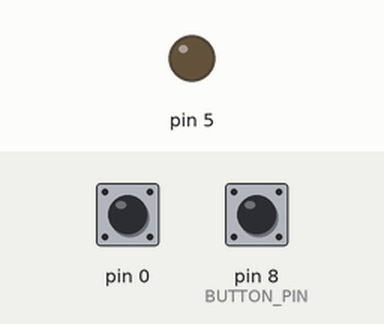
Recording of a sketch running on a simulated Arduino Uno, built with avr-gcc and run on an emulated ATmega328P. Parts: output pins drawn as LEDs (lit = HIGH). The inputs (shaded band) are chosen by the test bench; at power-on: pin 8 (BUTTON_PIN) HIGH, pin 0 HIGH.

Above: at 0.8 s.
0.9 s: pin 8 (BUTTON_PIN) pulled LOW for 0.15 s
At 1.0 s:
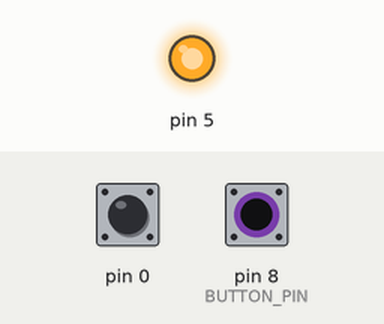
4.0 s: pin 0 pulled LOW for 3.2 s
Timing chart, 0 to 14.7 s (numbered marks = the images above; inputs shaded):
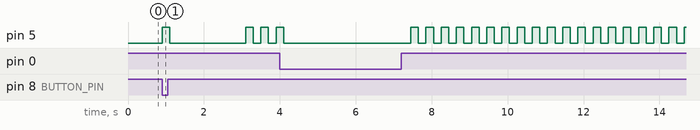

The sketch:

Lab_05_Code_1.ino
```cpp
#include <Arduino.h>           // core functions of Arduino
#include <avr/io.h>            // direct register access, as PINB, DDRB and so on

#define LED_PIN PB5            // LED connected to pin 13 = PB5
#define BUTTON_PIN PB0         // button connected to pin 8 = PB0

// extern "C" is needed to prevents name corruption, so assembly will find them
extern "C" void modeA();       // declare modeA() with C link
extern "C" void modeB();       // declare modeB() with C link
extern "C" void modeC();       // declare modeC() with C link

extern "C" void modeA_entry(); // declare wrapper for modeA()
extern "C" void modeB_entry(); // declare wrapper for modeB()
extern "C" void modeC_entry(); // declare wrapper for modeC()

volatile uint8_t action = 0;   // global state, 8-bit unsigned, volatile - not optimize it

// action functions - each action defines a different LED bahavior
void action0() {              // action 0 - normal blinking
  digitalWrite(LED_PIN, HIGH);// LED ON
  delay(200);                 // wait 200 ms
  digitalWrite(LED_PIN, LOW); // LED OFF
  delay(200);                 // wait 200 ms
}

void action1() {              // action 1 - reversed blinking
  digitalWrite(LED_PIN, LOW); // first LED OFF
  delay(200);                 // wait 200 ms
  digitalWrite(LED_PIN, HIGH);// second LED ON (reversed)
  delay(200);                 // wait 200 ms
}

void action2() {              // action 2 - blinking with longer OFF
  digitalWrite(LED_PIN, HIGH);// LED ON
  delay(200);                 // wait 200 ms
  digitalWrite(LED_PIN, LOW); // LED OFF longer
  delay(400);                 // wait 400 ms
}

void action3() {              // action 3 - reset sequence
  action = 0;                 // reset back to first action
}

// jump table for IJMP
void (*actionTable[4])() = {  // array with 4 pointes, each is a function
  action0,                    // entry 0 points to action0()
  action1,                    // entry 1 points to action1()
  action2,                    // entry 2 points to action2()
  action3                     // entry 3 points to action3()
};
// dispatch - executes function using its address (via Z register - r31:r30)
void dispatchAction() {        // jumps to the action using IJMP
  void (*handler)() = actionTable[action]; // select the function pointer from table

  asm volatile(                // start AVR assembly; volatile is used for not optimizing it
    "movw r30,%A0\n"           // r30 low byte, r31 high byte; move 16bit address into Z
    "ijmp\n"                   // jump to address in Z
    :                          // no output
    : "r"(handler)             // input operand - address in a register pair
  );
}

/*
  AVR is 8-bit → address is 16-bit → split into:
  r30 = low byte
  r31 = high byte
  r30+r31 → Z register → IJMP
*/
// waiting in assembly till button press
void waitForFirstPress() {
  asm volatile(                 // start AVR assembly; volatile is used for not optimizing it
    "boot_wait:\n"              // lable, the start of loop
    "sbic %[pin],0\n"           // skip next if bit is 0
    "rjmp boot_wait\n"          // not pressed, loop again
    :                           // no output
    : [pin] "I" (_SFR_IO_ADDR(PINB)) // input operand - direct access to PINB
  );
}

// mode selection, counts number of presses in 2 sec
int chooseMode() {
  int presses = 0;                // variable to store number of presses
  unsigned long start = millis(); // start time

  while (millis() - start < 2000) { // 2 sec window
    if (digitalRead(BUTTON_PIN) == LOW) { // check if button pressed

      presses++;                          // increase counter of presses

      while (digitalRead(BUTTON_PIN) == LOW); // wait till release
      delay(50);                              // small debounce delay
    }
  }

  if (presses < 1) presses = 1;           // if no press, then choose mode 1
  if (presses > 3) presses = 3;           // if more than 3 presses, then choose mode 3

  return presses;                         // return mode number
}

// modes
// modeA - normal
extern "C" void modeA() {        // mode A with C linkage
  while (1) {                    // infinite loop
    if (digitalRead(BUTTON_PIN) == LOW) {     // if button pressed

      action++;                               // move to next action
      if (action > 3) action = 0;             // go to 0 if action goes above 3

      while (digitalRead(BUTTON_PIN) == LOW); // wait until button released
      delay(50);                              // small debounce delay
    }

    dispatchAction();                         // execute action with indirect jump
  }
}
// modeB - double
extern "C" void modeB() {        // mode B with C linkage
  while (1) {                    // infinite loop
    if (digitalRead(BUTTON_PIN) == LOW) {     // if button pressed

      action++;                               // move to next action
      if (action > 3) action = 0;             // go to 0 if action goes above 3

      while (digitalRead(BUTTON_PIN) == LOW); // wait until button released
      delay(50);                              // small debounce delay
    }

    dispatchAction();                         // execute action with indirect jump (first time)
    dispatchAction();                         // execute action with indirect jump (second time)
    delay(400);                               // pause between double blinks - 400 ms
  }
}
// modeC - direct fast blinking
extern "C" void modeC() {        // mode C with C linkage
  while (1) {
    digitalWrite(LED_PIN, HIGH); // LED ON
    delay(40);                   // wait 40 ms
    digitalWrite(LED_PIN, LOW);  // LED OFF
    delay(40);                   // wait 40 ms
  }
}

void setup() {

  pinMode(LED_PIN, OUTPUT);             // LED as output
  pinMode(BUTTON_PIN, INPUT_PULLUP);    // button pull-up as input

  waitForFirstPress();                  // wait till first press

  // start confirmation
  digitalWrite(LED_PIN, HIGH);          // turn LED ON
  delay(200);                           // wait 200 ms
  digitalWrite(LED_PIN, LOW);           // turn LED OFF

  int mode = chooseMode();              // detect number of presses

  // jump to selected mode
  if (mode == 1) {                      // if mode 1 selected
    asm volatile("jmp modeA_entry");    // absolute jump to modeA-entry
  }

  if (mode == 2) {                      // if mode 2 selected
    asm volatile("jmp modeB_entry");    // absolute jump to modeB-entry
  }

  if (mode == 3) {                      // if mode 3 selected
    asm volatile("jmp modeC_entry");    // absolute jump to modeC-entry
  }

  while (1);                            // safety loop
}

//prevent optimizer from removing functions, needed cause assembly jumps require stable names
extern "C" __attribute__((used)) void modeA_entry() { // entry wrapper for modeA(), compiler keeps it, and state=used
  modeA();                                            // call modeA()
}

extern "C" __attribute__((used)) void modeB_entry() { // entry wrapper for modeB(), compiler keeps it, and state=used
  modeB();                                            // call modeB()
}

extern "C" __attribute__((used)) void modeC_entry() { // entry wrapper for modeC(), compiler keeps it, and state=used
  modeC();                                            // call modeC()
}

void loop() {}                           // loop is empty, everything is done by interrupts
```

Measured:
- after the input at 0.9 s, pin 5: goes HIGH 0.20 s, LOW 2.0 s, HIGH 0.20 s, LOW 0.20 s, HIGH 0.20 s, LOW 0.20 s, then HIGH, starting at once
